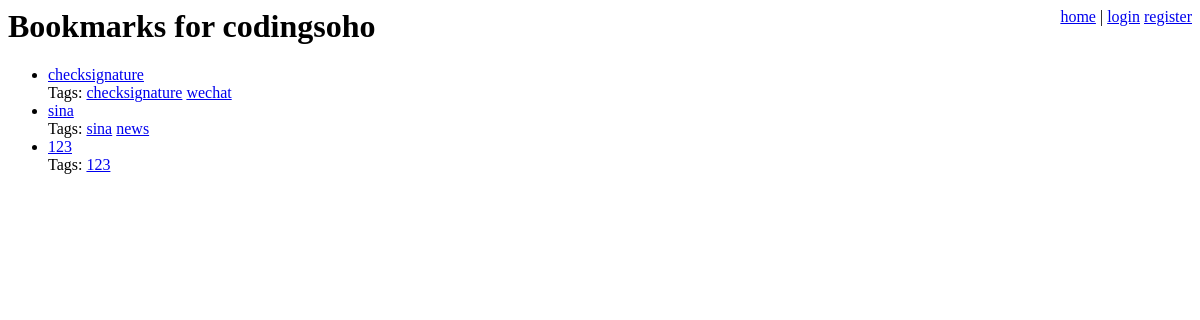
The app's page /user/codingsoho/, older data.
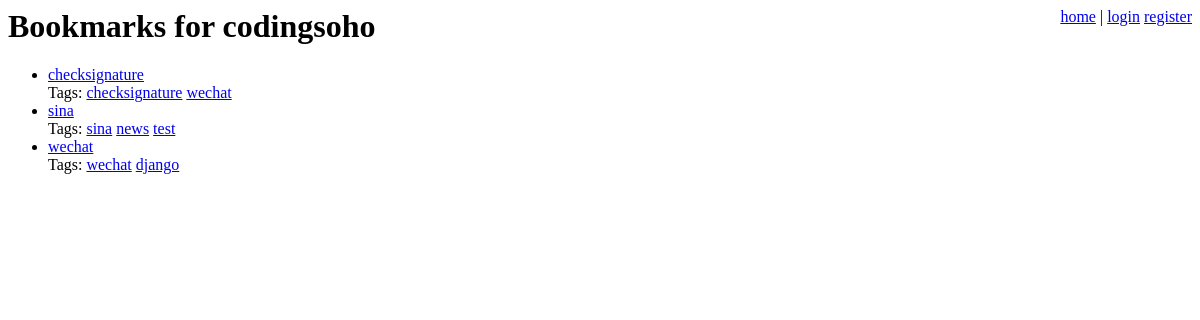
The same page, newer data.
### bookmarks/models.py (models this page shows, shortened)
class Bookmark(models.Model):
    title = models.CharField(max_length=200)
    user = models.ForeignKey(User)
    link = models.ForeignKey(Link)

class Tag(models.Model):
    name = models.CharField(max_length=64, unique=True)
    bookmarks = models.ManyToManyField(Bookmark)

### bookmarks/views.py (the view)
# urls.py: url(r'^user/(\w+)/$', user_page),
def user_page(request, username):
    try:
        user = User.objects.get(username=username)
    except User.DoesNotExist:
        raise Http404(u'Requested user not found.')
    user = get_object_or_404(User, username=username)
    bookmarks = user.bookmark_set.order_by('-id')
    return render_to_response(
        'user_page.html',
        {
            'username': username,
            'bookmarks': bookmarks,
            'user': request.user,
            'show_tags': True,
            'show_edit': username == request.user.username,
        }
    )

### templates/user_page.html (shortened to what this page needs)
{% extends "base.html" %}
{% block head %}Bookmarks for {{ username }}{% endblock %}
{% block content %}
    {% include "bookmark_list.html" %}
{% endblock %}

### templates/base.html (shortened to what this page needs)
<html>
    <head>
        <link rel="stylesheet" href="/site_media/style.css" type="text/css" />
    </head>
    <body>
        <div id="nav">
            <a href="/">home</a> |
            {% if user.is_authenticated %}
                <a href="/save/">submit</a> |
                <a href="/search/">search</a> |
                <a href="/user/{{ user.username }}/">
                    {{ user.username }}</a> |
                <a href="/logout/">logout</a>
            {% else %}
                <a href="/login/">login</a>
                <a href="/register/">register</a>
            {% endif %}
        </div>
        <h1>{% block head %}{% endblock %}</h1>
        {% block content %}{% endblock %}
    </body>
</html>

### templates/bookmark_list.html (shortened to what this page needs)
{% if bookmarks %}
    <ul class="bookmarks">
        {% for bookmark in bookmarks %}
        <li>
            <a href="{{ bookmark.link.url }}" class="title">
            {{ bookmark.title }}</a>
            <br>
            {% if show_tags %}
                Tags:
                {% if bookmark.tag_set.all %}
                    <ul class="tags">
                    {% for tag in bookmark.tag_set.all %}
                        <li>
                            <a href="/tag/{{ tag.name }}/">{{ tag.name|urlencode }}</a>
                        </li>
                    {% endfor %}
                    </ul>
                {% else %}
                    None.
                {% endif %}
                <br />
            {% endif %}
        </li>
        {% endfor %}
    </ul>
{% else %}
    <p>No bookmarks found.</p>
{% endif %}

### csblog/site_media/style.css (style rules this page uses)
#nav { float: right; }
ul.tags, ul.tags li { display: inline; margin: 0; padding: 0; }

Row changes from the older to the newer data that the page shows:
changed Bookmark "sina": gains Tag (name|urlencode "test")
changed Bookmark: loses Tag (name|urlencode "123"); title "123" → "wechat"; gains Tag (name|urlencode "wechat")
added Tag: name|urlencode "django", shown under Bookmark "wechat"
